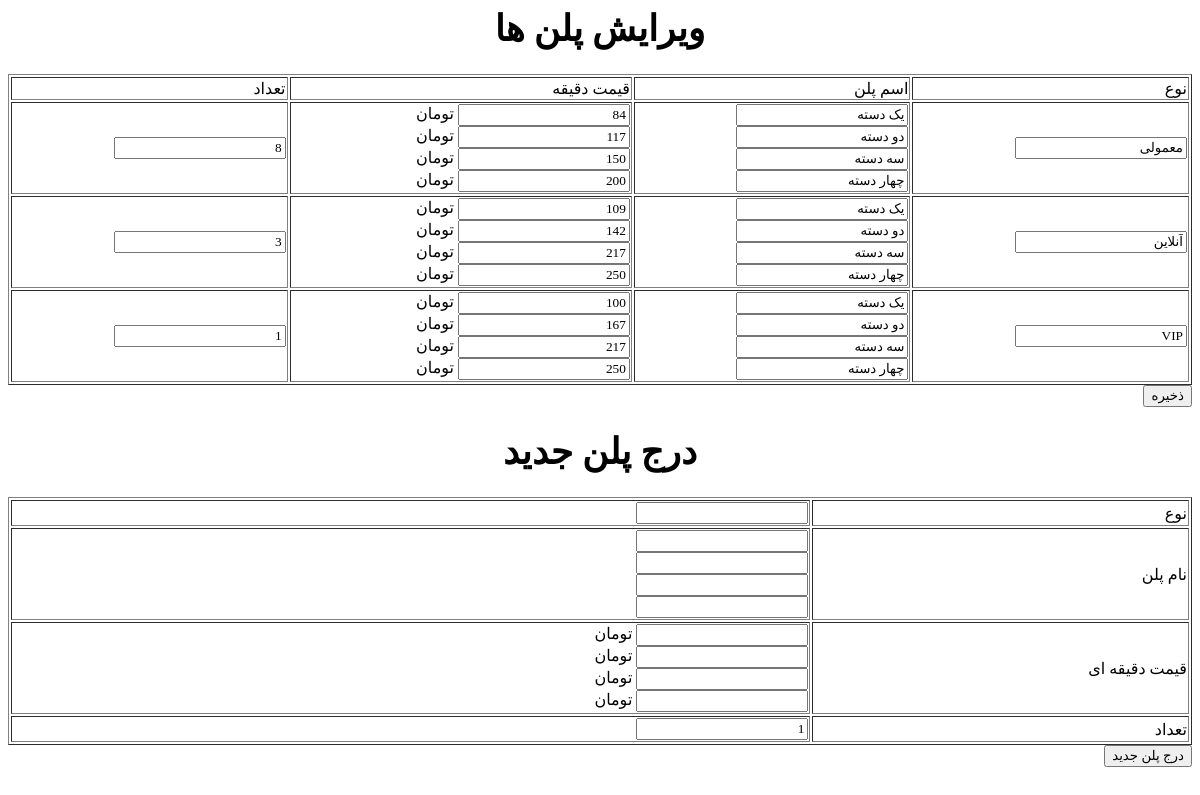
Screenshot of /setting.php with the database file from the repository.
### tables this page shows
CREATE TABLE `plans` (
  `id` int(11) NOT NULL,
  `family` text NOT NULL,
  `name1` text NOT NULL,
  `name2` text NOT NULL,
  `name3` text NOT NULL,
  `name4` text NOT NULL,
  `count` int(5) NOT NULL DEFAULT 1,
  `price1` bigint(20) NOT NULL DEFAULT 0,
  `price2` int(11) NOT NULL DEFAULT 0,
  `price3` int(11) NOT NULL DEFAULT 0,
  `price4` int(11) NOT NULL DEFAULT 0,
  `datetime` timestamp NOT NULL DEFAULT current_timestamp(),
  `datetimeUpdate` timestamp NULL DEFAULT NULL ON UPDATE current_timestamp()
);

### _core.php (called while the page is built, shortened)
<?php
require "phpedb.php";
$db = new database();
$db->db="gamenet";

### phpedb.php (called while the page is built, shortened)
<?php
class database
{
	public $database=null;
	public $db="";
	public function connect($host="localhost",$user="root",$pass="")
	{
		try
		{
			$this->database=new PDO("mysql:host=$host;",$user,$pass);
			$this->database->setAttribute(PDO::ATTR_ERRMODE,PDO::ERRMODE_EXCEPTION);
			$this->database->query('SET NAMES '.'utf8mb4');
		}
		catch(PDOException $e)
		{
			$this->database=null;
			$this->error_page($e->getMessage());
		}
	}
	public function selects($table,$clause=[],$after="",$fields="*")
	{
		try
		{
			$sql = "SELECT ".$fields." FROM `".$this->db."`.`".$table."` ";
			if(count($clause) > 0)
			{
				$sql.=" WHERE ";
				foreach($clause as $name=>$value)
				{
					$operator="=";
					$sql.=$name . " ". $operator ." ? ";
				}
			}
			$sql.=" ". $after." ";
			$sql.=";";
			$stmt = $this->database->prepare($sql);
			$current_all=1;
			if(count($clause) > 0)
			{
				foreach($clause as $name=>$value)
				{
					$stmt->bindValue($current_all,$value,PDO::PARAM_STR);
					$current_all++;
				}
			}
			$stmt->execute();
			return $stmt->fetchAll(PDO::FETCH_ASSOC);
		}
		catch(PDOException $e)
		{
			$this->error_page($e->getMessage());
		}
	}
}

### setting.php (the view, shortened to what this page needs)
<?php
require "_core.php";
$plans = $db->selects("plans");
?>
<link rel="stylesheet" type="text/css" href="style.css">
<center>
	<h1>ویرایش پلن ها</h1>
</center>
<form action="" method="POST">
	<table width="100%" dir="rtl" border="1">
		<tr>
			<td>نوع</td>
			<td>اسم پلن</td>
			<td>قیمت دقیقه</td>
			<td>تعداد</td>
		</tr>
		<?php foreach($plans as $plan) { ?>
		<tr>
			<td>
				<input type="text" name="family[]" value="<?= $plan["family"]?>">
			</td>
			<td>
				<input type="text" name="name1[]" value="<?= $plan["name1"]?>">
				<br>
				<input type="text" name="name2[]" value="<?= $plan["name2"]?>">
				<br>
				<input type="text" name="name3[]" value="<?= $plan["name3"]?>">
				<br>
				<input type="text" name="name4[]" value="<?= $plan["name4"]?>">
			</td>
			<td>
				<input type="number" name="price1[]" value="<?= $plan["price1"]?>"> تومان
				<br>
				<input type="number" name="price2[]" value="<?= $plan["price2"]?>"> تومان
				<br>
				<input type="number" name="price3[]" value="<?= $plan["price3"]?>"> تومان
				<br>
				<input type="number" name="price4[]" value="<?= $plan["price4"]?>"> تومان
			</td>
			<td>
				<input type="number" name="count[]" value="<?= $plan["count"]?>">
			</td>
		</tr>
		<?php } ?>
	</table>
	<button name="submit">ذخیره</button>
</form>
<center>
	<h1>درج پلن جدید</h1>
</center>
<form action="" method="POST">
	<table width="100%" dir="rtl" border="1">
		<tr>
			<td>نوع</td>
			<td>
				<input type="text" name="family" required="">
			</td>
		</tr>
		<tr>
			<td>نام پلن</td>
			<td>
				<input type="text" name="name1" required="">
				<br>
				<input type="text" name="name2" required="">
				<br>
				<input type="text" name="name3" required="">
				<br>
				<input type="text" name="name4" required="">
				<br>
			</td>
		</tr>
		<tr>
			<td>قیمت دقیقه ای </td>
			<td>
				<input type="number" name="price1" required=""> تومان
				<br>
				<input type="number" name="price2" required=""> تومان
				<br>
				<input type="number" name="price3" required=""> تومان
				<br>
				<input type="number" name="price4" required=""> تومان
			</td>
		</tr>
		<tr>
			<td>تعداد</td>
			<td>
				<input type="number" name="count" value="1" required="">
			</td>
		</tr>
	</table>
	<button name="submit">درج پلن جدید</button>
</form>

### style.css (style rules this page uses)
* { box-sizing: border-box; font-family: Tahoma; direction: rtl; }

### rows the page displays
plans: family "معمولی", name1 "یک دسته", name2 "دو دسته", name3 "سه دسته", name4 "چهار دسته", price1 "84", price2 "117", price3 "150", price4 "200", count "8"
plans: family "آنلاین", name1 "یک دسته", name2 "دو دسته", name3 "سه دسته", name4 "چهار دسته", price1 "109", price2 "142", price3 "217", price4 "250", count "3"
plans: family "VIP", name1 "یک دسته", name2 "دو دسته", name3 "سه دسته", name4 "چهار دسته", price1 "100", price2 "167", price3 "217", price4 "250", count "1"
